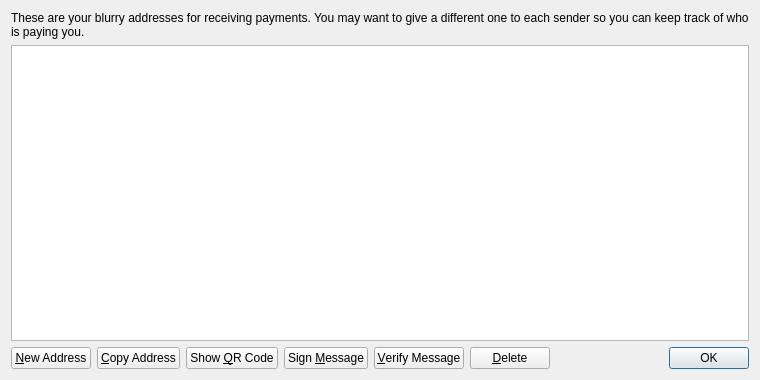
<?xml version="1.0" encoding="UTF-8"?>
<ui version="4.0">
 <class>AddressBookPage</class>
 <widget class="QWidget" name="AddressBookPage">
  <property name="geometry">
   <rect>
    <x>0</x>
    <y>0</y>
    <width>760</width>
    <height>380</height>
   </rect>
  </property>
  <property name="windowTitle">
   <string>Address Book</string>
  </property>
  <layout class="QVBoxLayout" name="verticalLayout">
   <item>
    <widget class="QLabel" name="labelExplanation">
     <property name="text">
      <string>These are your blurry addresses for receiving payments. You may want to give a different one to each sender so you can keep track of who is paying you.</string>
     </property>
     <property name="textFormat">
      <enum>Qt::PlainText</enum>
     </property>
     <property name="wordWrap">
      <bool>true</bool>
     </property>
    </widget>
   </item>
   <item>
    <widget class="QTableView" name="tableView">
     <property name="contextMenuPolicy">
      <enum>Qt::CustomContextMenu</enum>
     </property>
     <property name="toolTip">
      <string>Double-click to edit address or label</string>
     </property>
     <property name="tabKeyNavigation">
      <bool>false</bool>
     </property>
     <property name="alternatingRowColors">
      <bool>true</bool>
     </property>
     <property name="selectionMode">
      <enum>QAbstractItemView::SingleSelection</enum>
     </property>
     <property name="selectionBehavior">
      <enum>QAbstractItemView::SelectRows</enum>
     </property>
     <property name="sortingEnabled">
      <bool>true</bool>
     </property>
     <attribute name="verticalHeaderVisible">
      <bool>false</bool>
     </attribute>
    </widget>
   </item>
   <item>
    <layout class="QHBoxLayout" name="horizontalLayout">
     <item>
      <widget class="QPushButton" name="newAddressButton">
       <property name="toolTip">
        <string>Create a new address</string>
       </property>
       <property name="text">
        <string>&amp;New Address</string>
       </property>
       <property name="icon">
        <iconset resource="../bitcoin.qrc">
         <normaloff>:/icons/add</normaloff>:/icons/add</iconset>
       </property>
      </widget>
     </item>
     <item>
      <widget class="QPushButton" name="copyToClipboard">
       <property name="toolTip">
        <string>Copy the currently selected address to the system clipboard</string>
       </property>
       <property name="text">
        <string>&amp;Copy Address</string>
       </property>
       <property name="icon">
        <iconset resource="../bitcoin.qrc">
         <normaloff>:/icons/editcopy</normaloff>:/icons/editcopy</iconset>
       </property>
      </widget>
     </item>
     <item>
      <widget class="QPushButton" name="showQRCode">
       <property name="text">
        <string>Show &amp;QR Code</string>
       </property>
       <property name="icon">
        <iconset resource="../bitcoin.qrc">
         <normaloff>:/icons/qrcode</normaloff>:/icons/qrcode</iconset>
       </property>
      </widget>
     </item>
     <item>
      <widget class="QPushButton" name="signMessage">
       <property name="toolTip">
        <string>Sign a message to prove you own a blurry address</string>
       </property>
       <property name="text">
        <string>Sign &amp;Message</string>
       </property>
       <property name="icon">
        <iconset resource="../bitcoin.qrc">
         <normaloff>:/icons/edit</normaloff>:/icons/edit</iconset>
       </property>
      </widget>
     </item>
     <item>
      <widget class="QPushButton" name="verifyMessage">
       <property name="toolTip">
        <string>Verify a message to ensure it was signed with a specified blurry address</string>
       </property>
       <property name="text">
        <string>&amp;Verify Message</string>
       </property>
       <property name="icon">
        <iconset resource="../bitcoin.qrc">
         <normaloff>:/icons/transaction_0</normaloff>:/icons/transaction_0</iconset>
       </property>
      </widget>
     </item>
     <item>
      <widget class="QPushButton" name="deleteButton">
       <property name="toolTip">
        <string>Delete the currently selected address from the list</string>
       </property>
       <property name="text">
        <string>&amp;Delete</string>
       </property>
       <property name="icon">
        <iconset resource="../bitcoin.qrc">
         <normaloff>:/icons/remove</normaloff>:/icons/remove</iconset>
       </property>
      </widget>
     </item>
     <item>
      <spacer name="horizontalSpacer">
       <property name="orientation">
        <enum>Qt::Horizontal</enum>
       </property>
       <property name="sizeHint" stdset="0">
        <size>
         <width>40</width>
         <height>20</height>
        </size>
       </property>
      </spacer>
     </item>
     <item>
      <widget class="QDialogButtonBox" name="buttonBox">
       <property name="sizePolicy">
        <sizepolicy hsizetype="Maximum" vsizetype="Fixed">
         <horstretch>0</horstretch>
         <verstretch>0</verstretch>
        </sizepolicy>
       </property>
       <property name="standardButtons">
        <set>QDialogButtonBox::Ok</set>
       </property>
      </widget>
     </item>
    </layout>
   </item>
  </layout>
 </widget>
 <resources>
  <include location="../bitcoin.qrc"/>
 </resources>
 <connections/>
</ui>
